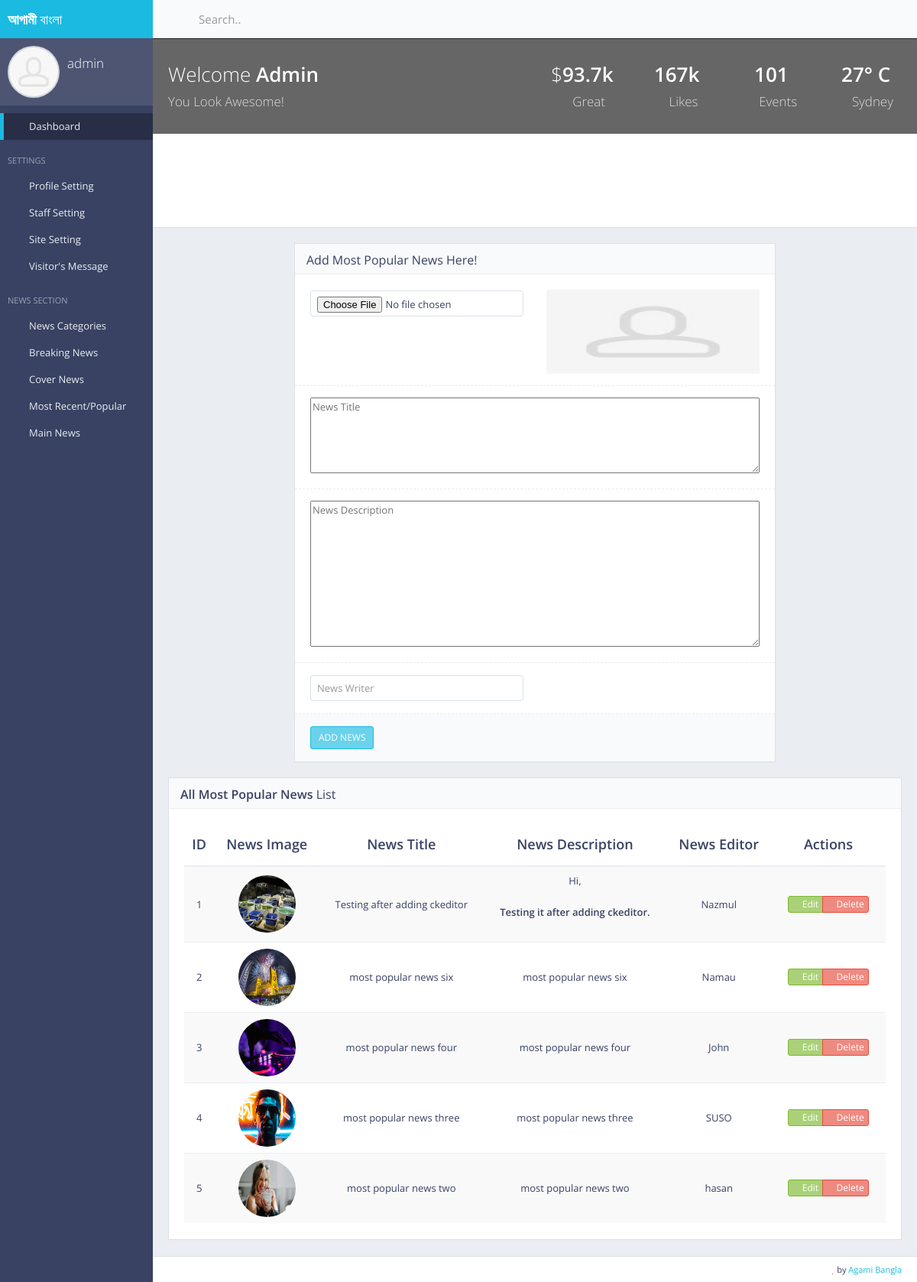
The app's page /ag/admin/add/most/popular/ (signed in) with its own data.
### user/models.py (models this page shows, shortened)
class User(AbstractBaseUser):
    first_name = models.CharField(max_length=30, blank=False, verbose_name='First Name')
    last_name  = models.CharField(verbose_name="Last Name", max_length=30, blank=False)
    email      = models.EmailField(verbose_name='email address',max_length=255,unique=True,)
    user_name  = models.CharField(max_length=30, blank=False, unique=True)
    is_active  = models.BooleanField(default=False)
    is_admin   = models.BooleanField(default=False)
    is_Staff   = models.BooleanField(default=False)
    objects = CustomUserManager()
    USERNAME_FIELD = 'email'
    REQUIRED_FIELDS = ['user_name']

### adminPanel/models.py (models this page shows, shortened)
class MostPopular(models.Model):
    news_image = models.ImageField()
    news_title = models.TextField(max_length=255)
    news_description = models.TextField(max_length=1000)
    news_writer = models.CharField(max_length=70, blank=True, null=True)
    news_visitors = models.IntegerField(blank=True, null=True)
    news_details = models.TextField(max_length=2000, blank=True, null=True)
    news_added_at = models.DateField(auto_now_add=True)

### adminPanel/views.py (the view, shortened to what this page needs)
# urls.py: url(r'^ag/admin/add/most/popular/$', views.adminPanel_addMostPopularNews, name='adminPanelAddMostPopular'),
@login_required(login_url='/login/user')
def adminPanel_addMostPopularNews(request):
    most_popular_news_list = MostPopular.objects.all().order_by("-pk")[:5]
    context = {
        'most_popular_news_list' : most_popular_news_list,
    }
    return render(request, 'backEnd/add_most_popular.html', context)

### core/templates/backEnd/add_most_popular.html (shortened to what this page needs)
{% extends 'backEnd/index.html' %}
{% load static %}
{% block main_content %}
<div class="row">
    <div class="col-md-2"></div>
    <div class="col-md-8">
        <div class="block">
            <div class="block-title">
                <h2>Add Most Popular News Here!</h2>
            </div>
            <form action="{%url 'adminPanelAddMostPopular' %}" method="post" enctype="multipart/form-data" class="form-horizontal form-bordered">
                <div class="form-group">
                    <div class="col-xs-6">
                        <input type="file" name="most_popular_img" id="most_recent_img" class="form-control" required>
                    </div>
                    <div class="col-md-6">
                        <img src="{%static 'backEnd/img/placeholders/avatars/avatar1@2x.jpg' %}"
                             id="most-recent-news-img-preview" style="width:100%;height: 110px;" alt="">
                    </div>
                </div>
                <div class="form-group">
                    <div class="col-xs-12">
                        <textarea name="most_popular_news_title" id="most_recent_news_title" cols="30" rows="5" placeholder="News Title"
                                  style="width:100%" required></textarea>
                    </div>
                </div>
                <div class="form-group">
                    <div class="col-xs-12">
                        <textarea name="most_popular_news_description" id="" cols="30" rows="10"
                                  placeholder="News Description" style="width:100%" required></textarea>
                    </div>
                </div>
                <div class="form-group">
                    <div class="col-xs-6">
                        <input type="text" name="news_writer" id="news_writer" class="form-control"
                               placeholder="News Writer" required>
                    </div>
                </div>
                <div class="form-group form-actions">
                    <div class="col-xs-12">
                        <button type="submit" class="btn btn-sm btn-primary">ADD NEWS</button>
                    </div>
                </div>
            </form>
        </div>
    </div>
    <div class="col-md-2"></div>
</div>
<div class="block">
    <div class="block-title">
        <h2><strong>All Most Popular News</strong> List</h2>
    </div>
    <div class="table-responsive">
        {% if most_popular_news_list|length >= 0 %}
        <table class="table table-vcenter table-striped">
            <thead>
            <tr>
                <th class="text-center">ID</th>
                <th class="text-center">News Image</th>
                <th class="text-center">News Title</th>
                <th class="text-center">News Description</th>
                <th class="text-center">News Editor</th>
                <th style="width: 150px;" class="text-center">Actions</th>
            </tr>
            </thead>
            <tbody>
            {% for news in most_popular_news_list %}
            <tr>
                <td class="text-center">{{forloop.counter}}</td>
                <td class="text-center"><img src="{{news.news_image.url}}" style="width:75px;height:75px;" alt="avatar"
                                             class="img-circle"></td>
                <td class="text-center">{{news.news_title}}</td>
                <td class="text-center">{{news.news_description|safe}}</td>
                <td class="text-center">{{news.news_writer}}</td>
                <td class="text-center">
                    <div class="btn-group btn-group-xs">
                        <a href="{%url 'adminPanelEditMostPopular' pk=news.pk %}" data-toggle="tooltip" title="Edit" class="btn btn-success"><i class="fa fa-edit"></i> Edit</a>
                        <a href="{%url 'adminPanelDeleteMostPopular' pk=news.pk %}" data-toggle="tooltip" title="Delete" class="btn btn-danger"><i class="fa fa-times"></i> Delete</a>
                    </div>
                </td>
            </tr>
            {% endfor %}
            </tbody>
        </table>
        {% else %}
        <h3 class="text-center">No news added yet!!</h3>
        {% endif %}
    </div>
</div>
{% endblock %}

### core/templates/backEnd/index.html (shortened to what this page needs)
{% load static %}
<!DOCTYPE html>
<html class="no-js" lang="en">
<head>
    <link rel="stylesheet" href="{%static 'backEnd/css/bootstrap.min.css' %}">
    <link rel="stylesheet" href="{%static 'backEnd/css/plugins.css' %}">
    <link rel="stylesheet" href="{%static 'backEnd/css/main.css' %}">
    <link rel="stylesheet" href="{%static 'backEnd/css/themes.css' %}">
</head>
<body>
<div id="page-wrapper">
    <div id="page-container" class="sidebar-partial sidebar-visible-lg sidebar-no-animations">
        <div id="sidebar">
            <div id="sidebar-scroll">
                <div class="sidebar-content">
                    <a href="index.html" class="sidebar-brand">
                        <span class="sidebar-nav-mini-hide"><strong>আগামী</strong> বাংলা</span>
                    </a>
                    <div class="sidebar-section sidebar-user clearfix sidebar-nav-mini-hide">
                        <div class="sidebar-user-avatar">
                            <a href="page_ready_user_profile.html">
                                {% if profile_pic %}
                                <img src="{{profile_pic.profileImg.url}}" alt="avatar">
                                {% else %}
                                <img src="{%static 'backEnd/img/placeholders/avatars/avatar2.jpg' %}" alt="avatar">
                                {% endif %}
                            </a>
                        </div>
                        <div class="sidebar-user-name">{{request.user.user_name}}</div>
                        <div class="sidebar-user-links">
                            <a href="#" data-toggle="tooltip" data-placement="bottom"
                               title="Profile"><i class="gi gi-user"></i></a>
                            <a href="/ag/admin/panel/update/profile/pic" class="enable-tooltip" data-placement="bottom" title="Settings"><i class="gi gi-cogwheel"></i></a>
                            <a href="{%url 'logoutUser' %}" data-toggle="tooltip" data-placement="bottom"
                               title="Logout"><i class="gi gi-exit"></i></a>
                        </div>
                    </div>
                    <ul class="sidebar-nav">
                        <li>
                            <a href="/ag/admin/panel/home" class=" active"><i class="gi gi-stopwatch sidebar-nav-icon"></i><span class="sidebar-nav-mini-hide">Dashboard</span></a>
                        </li>
                        <li class="sidebar-header">
                            <span class="sidebar-header-options clearfix">
                                <a href="javascript:void(0)" data-toggle="tooltip" title="Quick Settings">
                                    <i class="gi gi-settings"></i>
                                </a></span>
                            <span class="sidebar-header-title">Settings</span>
                        </li>
                        <li>
                            <a href="#" class="sidebar-nav-menu"><i
                                    class="fa fa-angle-left sidebar-nav-indicator sidebar-nav-mini-hide"></i>
                                <i class="gi gi-show_big_thumbnails sidebar-nav-icon"></i><span
                                        class="sidebar-nav-mini-hide">Profile Setting</span>
                            </a>
                        </li>
                        <li>
                            <a href="#" class="sidebar-nav-menu"><i
                                    class="fa fa-angle-left sidebar-nav-indicator sidebar-nav-mini-hide"></i>
                                <i class="gi gi-show_big_thumbnails sidebar-nav-icon"></i><span
                                        class="sidebar-nav-mini-hide">Staff Setting</span>
                            </a>
                        </li>
                        <li>
                            <a href="#" class="sidebar-nav-menu"><i
                                    class="fa fa-angle-left sidebar-nav-indicator sidebar-nav-mini-hide"></i>
                                <i class="gi gi-show_big_thumbnails sidebar-nav-icon"></i><span
                                        class="sidebar-nav-mini-hide">Site Setting</span>
                            </a>
                        </li>
                        <li>
                            <a href="#" class="sidebar-nav-menu"><i
                                    class="fa fa-angle-left sidebar-nav-indicator sidebar-nav-mini-hide"></i>
                                <i class="gi gi-show_big_thumbnails sidebar-nav-icon"></i><span
                                        class="sidebar-nav-mini-hide">Visitor's Message</span>
                            </a>
                        </li>
                        <li class="sidebar-header">
                            <span class="sidebar-header-options clearfix">
                                <a href="javascript:void(0)" data-toggle="tooltip" title="Quick Settings">
                                    <i class="gi gi-settings"></i>
                                </a></span>
                            <span class="sidebar-header-title">News Section</span>
                        </li>
                        <li>
                            <a href="#" class="sidebar-nav-menu"><i
                                    class="fa fa-angle-left sidebar-nav-indicator sidebar-nav-mini-hide"></i>
                                <i class="gi gi-show_big_thumbnails sidebar-nav-icon"></i><span class="sidebar-nav-mini-hide">News Categories</span>
                            </a>
                        </li>
                        <li>
                            <a href="#" class="sidebar-nav-menu"><i
                                    class="fa fa-angle-left sidebar-nav-indicator sidebar-nav-mini-hide"></i>
                                <i class="gi gi-show_big_thumbnails sidebar-nav-icon"></i><span class="sidebar-nav-mini-hide">Breaking News</span>
                            </a>
                        </li>
                        <li>
                            <a href="#" class="sidebar-nav-menu"><i
                                    class="fa fa-angle-left sidebar-nav-indicator sidebar-nav-mini-hide"></i>
                                <i class="gi gi-show_big_thumbnails sidebar-nav-icon"></i><span class="sidebar-nav-mini-hide">Cover News</span>
                            </a>
                        </li>
                         <li>
                            <a href="#" class="sidebar-nav-menu"><i
                                    class="fa fa-angle-left sidebar-nav-indicator sidebar-nav-mini-hide"></i>
                                <i class="gi gi-show_big_thumbnails sidebar-nav-icon"></i><span class="sidebar-nav-mini-hide">Most Recent/Popular</span>
                            </a>
                        </li>
                         <li>
                            <a href="#" class="sidebar-nav-menu"><i
                                    class="fa fa-angle-left sidebar-nav-indicator sidebar-nav-mini-hide"></i>
                                <i class="gi gi-show_big_thumbnails sidebar-nav-icon"></i><span class="sidebar-nav-mini-hide">Main News</span>
                            </a>
                        </li>
                    </ul>
                </div>
            </div>
        </div>
        <div id="main-container">
            <header class="navbar navbar-default">
                <ul class="nav navbar-nav-custom">
                    <li>
                        <a href="javascript:void(0)" onclick="App.sidebar('toggle-sidebar');this.blur();">
                            <i class="fa fa-bars fa-fw"></i>
                        </a>
                    </li>
                </ul>
                <form action="page_ready_search_results.html" method="post" class="navbar-form-custom">
                    <div class="form-group">
                        <input type="text" id="top-search" name="top-search" class="form-control"
                               placeholder="Search..">
                    </div>
                </form>
            </header>
            <div id="page-content">
                <div class="content-header content-header-media">
                    <div class="header-section">
                        <div class="row">
                            <div class="col-md-4 col-lg-6 hidden-xs hidden-sm">
                                <h1>Welcome <strong>Admin</strong><br><small>You Look Awesome!</small></h1>
                            </div>
                            <div class="col-md-8 col-lg-6">
                                <div class="row text-center">
                                    <div class="col-xs-4 col-sm-3">
                                        <h2 class="animation-hatch">
                                            $<strong>93.7k</strong><br>
                                            <small><i class="fa fa-thumbs-o-up"></i> Great</small>
                                        </h2>
                                    </div>
                                    <div class="col-xs-4 col-sm-3">
                                        <h2 class="animation-hatch">
                                            <strong>167k</strong><br>
                                            <small><i class="fa fa-heart-o"></i> Likes</small>
                                        </h2>
                                    </div>
                                    <div class="col-xs-4 col-sm-3">
                                        <h2 class="animation-hatch">
                                            <strong>101</strong><br>
                                            <small><i class="fa fa-calendar-o"></i> Events</small>
                                        </h2>
                                    </div>
                                    <div class="col-sm-3 hidden-xs">
                                        <h2 class="animation-hatch">
                                            <strong>27&deg; C</strong><br>
                                            <small><i class="fa fa-map-marker"></i> Sydney</small>
                                        </h2>
                                    </div>
                                </div>
                            </div>
                        </div>
                    </div>
                </div>
                {% block main_content %}
                {% endblock %}
            </div>
            <footer class="clearfix">
                <div class="pull-right">
                     <i class="fa fa-heart text-danger"></i> by <a href="#" target="_blank">Agami Bangla</a>
                </div>
            </footer>
        </div>
    </div>
</div>
</body>
</html>

### records on screen
User: user.user_name "admin"
MostPopular: news_image (picture), news_title "Testing after adding ckeditor", news_description "Hi, Testing it after adding ckeditor.", news_writer "Nazmul"
MostPopular: news_image (picture), news_title "most popular news six", news_description "most popular news six", news_writer "Namau"
MostPopular: news_image (picture), news_title "most popular news four", news_description "most popular news four", news_writer "John"
MostPopular: news_image (picture), news_title "most popular news three", news_description "most popular news three", news_writer "SUSO"
MostPopular: news_image (picture), news_title "most popular news two", news_description "most popular news two", news_writer "hasan"
